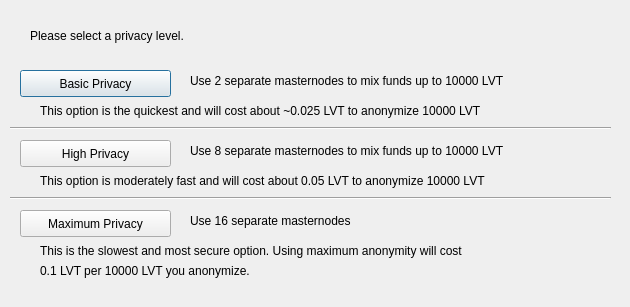
<?xml version="1.0" encoding="UTF-8"?>
<ui version="4.0">
 <class>ObfuscationConfig</class>
 <widget class="QDialog" name="ObfuscationConfig">
  <property name="geometry">
   <rect>
    <x>0</x>
    <y>0</y>
    <width>630</width>
    <height>307</height>
   </rect>
  </property>
  <property name="windowTitle">
   <string>Configure Obfuscation</string>
  </property>
  <widget class="QPushButton" name="buttonBasic">
   <property name="geometry">
    <rect>
     <x>20</x>
     <y>70</y>
     <width>151</width>
     <height>27</height>
    </rect>
   </property>
   <property name="text">
    <string>Basic Privacy</string>
   </property>
  </widget>
  <widget class="QPushButton" name="buttonHigh">
   <property name="geometry">
    <rect>
     <x>20</x>
     <y>140</y>
     <width>151</width>
     <height>27</height>
    </rect>
   </property>
   <property name="text">
    <string>High Privacy</string>
   </property>
  </widget>
  <widget class="QPushButton" name="buttonMax">
   <property name="geometry">
    <rect>
     <x>20</x>
     <y>210</y>
     <width>151</width>
     <height>27</height>
    </rect>
   </property>
   <property name="text">
    <string>Maximum Privacy</string>
   </property>
  </widget>
  <widget class="QLabel" name="label">
   <property name="geometry">
    <rect>
     <x>30</x>
     <y>20</y>
     <width>571</width>
     <height>31</height>
    </rect>
   </property>
   <property name="text">
    <string>Please select a privacy level.</string>
   </property>
  </widget>
  <widget class="QLabel" name="label_2">
   <property name="geometry">
    <rect>
     <x>190</x>
     <y>70</y>
     <width>421</width>
     <height>21</height>
    </rect>
   </property>
   <property name="text">
    <string>Use 2 separate masternodes to mix funds up to 10000 LVT</string>
   </property>
  </widget>
  <widget class="QLabel" name="label_3">
   <property name="geometry">
    <rect>
     <x>190</x>
     <y>140</y>
     <width>411</width>
     <height>21</height>
    </rect>
   </property>
   <property name="text">
    <string>Use 8 separate masternodes to mix funds up to 10000 LVT</string>
   </property>
  </widget>
  <widget class="QLabel" name="label_4">
   <property name="geometry">
    <rect>
     <x>190</x>
     <y>210</y>
     <width>421</width>
     <height>21</height>
    </rect>
   </property>
   <property name="text">
    <string>Use 16 separate masternodes</string>
   </property>
  </widget>
  <widget class="QLabel" name="label_6">
   <property name="geometry">
    <rect>
     <x>40</x>
     <y>100</y>
     <width>561</width>
     <height>21</height>
    </rect>
   </property>
   <property name="text">
    <string>This option is the quickest and will cost about ~0.025 LVT to anonymize 10000 LVT</string>
   </property>
  </widget>
  <widget class="QLabel" name="label_7">
   <property name="geometry">
    <rect>
     <x>40</x>
     <y>170</y>
     <width>561</width>
     <height>21</height>
    </rect>
   </property>
   <property name="text">
    <string>This option is moderately fast and will cost about 0.05 LVT to anonymize 10000 LVT</string>
   </property>
  </widget>
  <widget class="QLabel" name="label_8">
   <property name="geometry">
    <rect>
     <x>40</x>
     <y>240</y>
     <width>561</width>
     <height>21</height>
    </rect>
   </property>
   <property name="text">
    <string>This is the slowest and most secure option. Using maximum anonymity will cost</string>
   </property>
  </widget>
  <widget class="QLabel" name="label_9">
   <property name="geometry">
    <rect>
     <x>40</x>
     <y>260</y>
     <width>561</width>
     <height>21</height>
    </rect>
   </property>
   <property name="text">
    <string>0.1 LVT per 10000 LVT you anonymize.</string>
   </property>
  </widget>
  <widget class="Line" name="line">
   <property name="geometry">
    <rect>
     <x>10</x>
     <y>120</y>
     <width>601</width>
     <height>16</height>
    </rect>
   </property>
   <property name="orientation">
    <enum>Qt::Horizontal</enum>
   </property>
  </widget>
  <widget class="Line" name="line_2">
   <property name="geometry">
    <rect>
     <x>10</x>
     <y>190</y>
     <width>601</width>
     <height>16</height>
    </rect>
   </property>
   <property name="orientation">
    <enum>Qt::Horizontal</enum>
   </property>
  </widget>
 </widget>
 <resources/>
 <connections/>
</ui>
